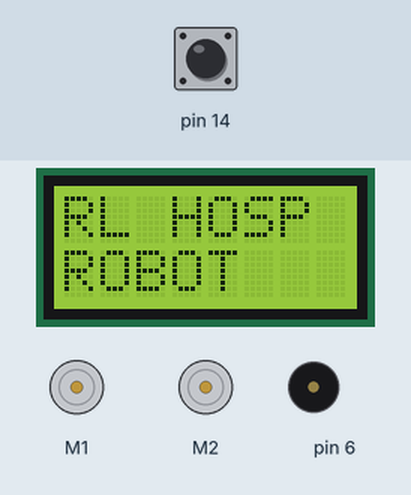
This sketch was run on a simulated Arduino Leonardo, built with avr-gcc and run on an emulated ATmega32U4. Shown: 8×2 character LCD, 2 × DC motor (green arrow = forward, orange = backward, longer = faster), buzzer (waves = sounding). The inputs (shaded band) are chosen by the test bench; at power-on: pin 14 HIGH. Random numbers use the default seed unless the sketch sets one; what the sketch prints to the serial monitor is not drawn.

Above: at 0.8 s.
0.9 s: pin 14 pulled LOW for 0.15 s
At 1.8 s:
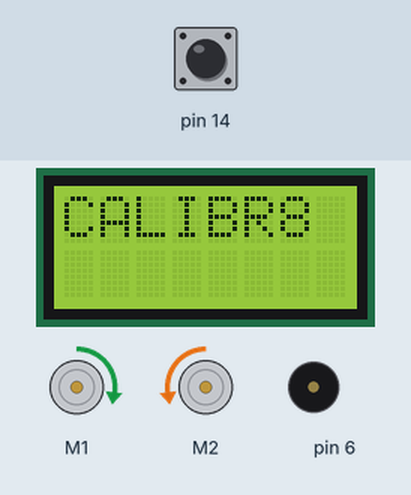
4.0 s: pin 14 pulled LOW for 1 s
At 10.3 s:
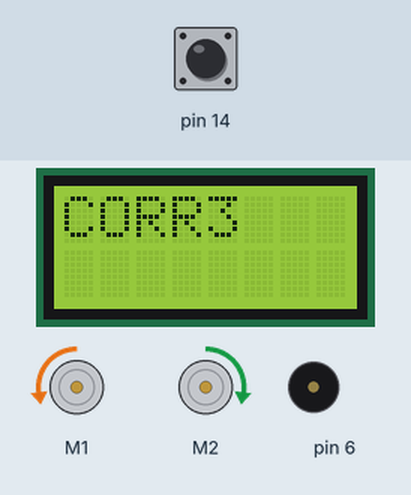
10.5 s: pin 14 pulled LOW for 3.2 s
At 14.2 s:
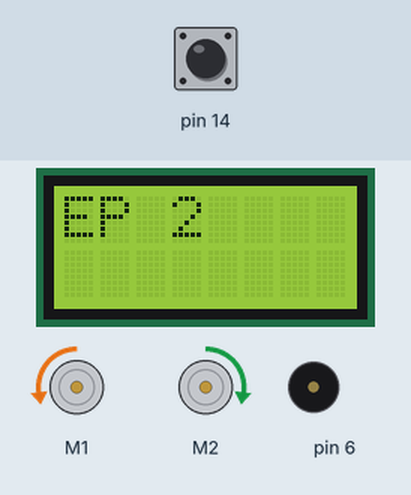
Timing chart, 0 to 23.1 s (numbered marks = the images above; inputs shaded):
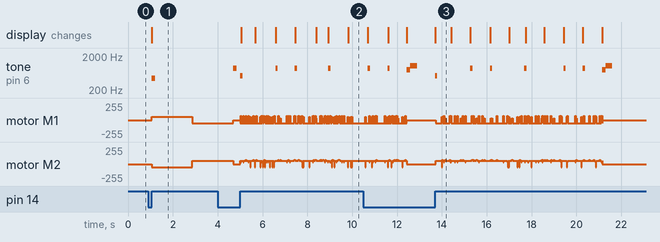

The sketch:

rl_hospital_robot_optimized.ino
```cpp
/*
 * ============================================================================
 * REINFORCEMENT LEARNING HOSPITAL ROBOT - MEMORY OPTIMIZED
 * Infinity Track with Q-Learning for ATmega32U4 (2.5KB RAM)
 * ============================================================================
 *
 * PARADIGM: LLM-to-Real (Large Language Model to Real Hardware)
 *
 * INFINITY TRACK HOSPITAL MAPPING:
 *
 *         LEFT LOOP                    RIGHT LOOP
 *       (Patient Wing)              (Services Wing)
 *
 *          [PT2]                       [RAD]
 *           ___                         ___
 *          /   \                       /   \
 *   [PT1] /     \                     /     \ [PHRM]
 *         \      \                   /      /
 *          \______\____[NS]________/______/
 *                   (CENTER X)
 *                       |
 *                    [START]
 *
 * Segments: 0=Start, 1=Corridor, 2=PT1, 3=PT2, 4=Corridor,
 *           5=NurseStation, 6=Corridor, 7=Pharmacy, 8=Radiology, 9=Corridor
 *
 * ============================================================================
 */

#include <Zumo32U4.h>

// Hardware (no Wire.h needed - Zumo32U4.h handles it)
Zumo32U4Motors motors;
Zumo32U4Buzzer buzzer;
Zumo32U4LCD lcd;
Zumo32U4LineSensors lineSensors;
Zumo32U4Encoders encoders;
Zumo32U4ButtonA buttonA;

// Line sensors
#define NUM_SENSORS 5
uint16_t sensorVals[NUM_SENSORS];

// ==================== Q-LEARNING (Memory Optimized) ====================
// Reduced state space: 8 line states x 10 segments = 80 states
#define NUM_LINE_STATES 8    // Simplified: left/center/right + lost
#define NUM_SEGMENTS 10
#define NUM_ACTIONS 5
#define Q_TABLE_SIZE 80      // Reduced - only store visited states

// Q-table: 80 states x 5 actions = 400 bytes (using int8_t)
int8_t Q[Q_TABLE_SIZE][NUM_ACTIONS];

// Action speeds [left, right]
const int8_t ACTIONS[NUM_ACTIONS][2] PROGMEM = {
  {-80, 80},    // 0: Hard Left
  {40, 100},    // 1: Soft Left
  {100, 100},   // 2: Straight
  {100, 40},    // 3: Soft Right
  {80, -80}     // 4: Hard Right
};

// Learning parameters (scaled integers to save memory)
uint8_t alpha = 38;      // 0.15 * 255
uint8_t gamma_d = 242;   // 0.95 * 255
uint8_t epsilon = 77;    // 0.30 * 255
const uint8_t EPS_MIN = 13;   // 0.05 * 255
const uint8_t EPS_DECAY = 253; // 0.995 * 255

// ==================== POSITION TRACKING ====================
// Segment distances (encoder ticks) - stored in PROGMEM
const uint16_t SEG_DIST[NUM_SEGMENTS] PROGMEM = {
  0, 600, 1400, 2200, 3000, 3600, 4400, 5200, 6000, 6800
};

// ==================== STATE VARIABLES ====================
uint8_t curSegment = 0;
uint8_t curLineState = 0;
uint8_t curAction = 2;
uint16_t totalDist = 0;
int16_t episodeReward = 0;
int16_t bestReward = -1000;
uint8_t episode = 0;
uint8_t tasksComplete = 0;
uint8_t taskFlags = 0;  // Bit flags for 5 tasks
bool running = false;
bool calibrated = false;
uint8_t crossings = 0;
unsigned long startTime = 0;

// Metrics
uint16_t centered = 0;
uint16_t readings = 0;

// ==================== LOCATION NAMES IN PROGMEM ====================
const char L0[] PROGMEM = "START";
const char L1[] PROGMEM = "CORR1";
const char L2[] PROGMEM = "PT_RM1";
const char L3[] PROGMEM = "PT_RM2";
const char L4[] PROGMEM = "CORR2";
const char L5[] PROGMEM = "NURSE";
const char L6[] PROGMEM = "CORR3";
const char L7[] PROGMEM = "PHARM";
const char L8[] PROGMEM = "RADIO";
const char L9[] PROGMEM = "CORR4";

const char* const LOC_NAMES[] PROGMEM = {L0,L1,L2,L3,L4,L5,L6,L7,L8,L9};

// Task locations: PT1=2, PT2=3, NURSE=5, PHARM=7, RAD=8
const uint8_t TASK_LOCS[] PROGMEM = {5, 2, 3, 7, 8};

// ==================== SETUP ====================
void setup() {
  Serial.begin(9600);
  lineSensors.initFiveSensors();

  // Initialize Q-table to zero
  memset(Q, 0, sizeof(Q));

  lcd.clear();
  lcd.print(F("RL HOSP"));
  lcd.gotoXY(0, 1);
  lcd.print(F("ROBOT"));

  Serial.println(F("=== RL HOSPITAL ROBOT ==="));
  Serial.println(F("Paradigm: LLM-to-Real"));
  Serial.println(F("Press A to calibrate"));

  buttonA.waitForButton();
  calibrate();

  Serial.println(F("Press A to start"));
  buttonA.waitForButton();
  startEpisode();
}

// ==================== MAIN LOOP ====================
void loop() {
  if (!running) return;

  // 1. Read state
  readSensors();
  updatePosition();
  uint8_t state = encodeState();

  // 2. Select action (epsilon-greedy)
  curAction = selectAction(state);

  // 3. Execute action
  int8_t lSpd = pgm_read_byte(&ACTIONS[curAction][0]);
  int8_t rSpd = pgm_read_byte(&ACTIONS[curAction][1]);
  motors.setSpeeds(lSpd, rSpd);

  // 4. Calculate reward
  int8_t reward = calcReward();
  episodeReward += reward;

  // 5. Update Q-table
  uint8_t nextState = encodeState();
  updateQ(state, curAction, reward, nextState);

  // 6. Check waypoints
  checkWaypoints();

  // 7. Output metrics (every 500ms)
  static unsigned long lastOut = 0;
  if (millis() - lastOut > 500) {
    outputMetrics();
    lastOut = millis();
  }

  // 8. Check episode end
  if (checkEnd()) {
    endEpisode();
  }

  delay(20);
}

// ==================== CALIBRATION ====================
void calibrate() {
  Serial.println(F("[CAL] Sweep over line..."));
  lcd.clear();
  lcd.print(F("CALIBR8"));
  buzzer.playFrequency(440, 150, 10);

  for (uint8_t i = 0; i < 80; i++) {
    motors.setSpeeds(i < 40 ? 80 : -80, i < 40 ? -80 : 80);
    lineSensors.calibrate();
    delay(20);
  }
  motors.setSpeeds(0, 0);

  calibrated = true;
  buzzer.playFrequency(880, 150, 10);
  Serial.println(F("[CAL] Done!"));
}

// ==================== SENSOR READING ====================
void readSensors() {
  lineSensors.readCalibrated(sensorVals);

  // Simplified line state (0-7)
  // 0=lost, 1=far left, 2=left, 3=slight left,
  // 4=center, 5=slight right, 6=right, 7=far right

  uint8_t bits = 0;
  for (uint8_t i = 0; i < NUM_SENSORS; i++) {
    if (sensorVals[i] > 500) bits |= (1 << (4 - i));
  }

  // Map 5-bit to 3-bit state
  if (bits == 0) curLineState = 0;           // Lost
  else if (bits & 0b00100) curLineState = 4; // Center
  else if (bits & 0b01000) curLineState = 3; // Slight left
  else if (bits & 0b00010) curLineState = 5; // Slight right
  else if (bits & 0b10000) curLineState = 2; // Left
  else if (bits & 0b00001) curLineState = 6; // Right
  else if (bits == 0b11111) {
    curLineState = 4;  // Crossing
    if (millis() - startTime > 2000) crossings++;
  }
  else curLineState = 4;

  readings++;
  if (curLineState >= 3 && curLineState <= 5) centered++;
}

// ==================== POSITION TRACKING ====================
void updatePosition() {
  int16_t l = encoders.getCountsAndResetLeft();
  int16_t r = encoders.getCountsAndResetRight();
  totalDist += (abs(l) + abs(r)) / 2;

  // Determine segment
  for (int8_t i = NUM_SEGMENTS - 1; i >= 0; i--) {
    if (totalDist >= pgm_read_word(&SEG_DIST[i])) {
      if (curSegment != i) {
        curSegment = i;
        // Print location name from PROGMEM
        char buf[8];
        strcpy_P(buf, (char*)pgm_read_ptr(&LOC_NAMES[i]));
        Serial.print(F("[SEG] "));
        Serial.println(buf);
        lcd.clear();
        lcd.print(buf);
      }
      break;
    }
  }
}

// ==================== Q-LEARNING ====================
uint8_t encodeState() {
  return curSegment * NUM_LINE_STATES + curLineState;
}

uint8_t selectAction(uint8_t state) {
  // Epsilon-greedy
  if (random(255) < epsilon) {
    return random(NUM_ACTIONS);  // Explore
  }

  // Exploit: find best action
  int8_t bestVal = -128;
  uint8_t bestAct = 2;
  for (uint8_t a = 0; a < NUM_ACTIONS; a++) {
    if (Q[state][a] > bestVal) {
      bestVal = Q[state][a];
      bestAct = a;
    }
  }
  return bestAct;
}

void updateQ(uint8_t s, uint8_t a, int8_t r, uint8_t s2) {
  // Find max Q(s',a')
  int8_t maxNext = -128;
  for (uint8_t i = 0; i < NUM_ACTIONS; i++) {
    if (Q[s2][i] > maxNext) maxNext = Q[s2][i];
  }

  // Q-learning update (integer math)
  int16_t target = r + ((int16_t)gamma_d * maxNext / 255);
  int16_t delta = target - Q[s][a];
  int16_t update = (int16_t)alpha * delta / 255;

  int16_t newQ = Q[s][a] + update;
  if (newQ > 127) newQ = 127;
  if (newQ < -128) newQ = -128;
  Q[s][a] = (int8_t)newQ;
}

int8_t calcReward() {
  int8_t r = 0;

  // Line following
  if (curLineState == 4) r += 3;        // Centered
  else if (curLineState == 3 || curLineState == 5) r += 1;  // Slight off
  else if (curLineState == 0) r -= 10;  // Lost
  else r -= 1;  // Off center

  // Crossing bonus
  if (curLineState == 4 && curSegment == 5) r += 5;

  // Time penalty
  r -= 1;

  return r;
}

// ==================== WAYPOINTS ====================
void checkWaypoints() {
  for (uint8_t i = 0; i < 5; i++) {
    uint8_t loc = pgm_read_byte(&TASK_LOCS[i]);
    if (curSegment == loc && !(taskFlags & (1 << i))) {
      taskFlags |= (1 << i);
      tasksComplete++;
      episodeReward += 30;

      Serial.print(F("[TASK] Complete #"));
      Serial.println(i + 1);

      buzzer.playFrequency(880, 100, 10);

      lcd.gotoXY(0, 1);
      lcd.print(F("TASK "));
      lcd.print(tasksComplete);
      lcd.print(F("/5"));
    }
  }
}

// ==================== EPISODE MANAGEMENT ====================
void startEpisode() {
  episode++;
  episodeReward = 0;
  totalDist = 0;
  curSegment = 0;
  tasksComplete = 0;
  taskFlags = 0;
  crossings = 0;
  centered = 0;
  readings = 0;
  startTime = millis();

  encoders.getCountsAndResetLeft();
  encoders.getCountsAndResetRight();

  running = true;

  Serial.println();
  Serial.print(F("=== EPISODE "));
  Serial.print(episode);
  Serial.println(F(" ==="));

  lcd.clear();
  lcd.print(F("EP "));
  lcd.print(episode);

  buzzer.playFrequency(523, 100, 10);
}

bool checkEnd() {
  // Time limit 45s
  if (millis() - startTime > 45000) {
    Serial.println(F("[END] Timeout"));
    return true;
  }

  // All tasks + returned
  if (tasksComplete >= 5 && curSegment >= 9) {
    Serial.println(F("[END] Complete!"));
    return true;
  }

  // Lost too long
  static uint16_t lostCount = 0;
  if (curLineState == 0) {
    lostCount++;
    if (lostCount > 100) {
      Serial.println(F("[END] Lost"));
      return true;
    }
  } else {
    lostCount = 0;
  }

  return false;
}

void endEpisode() {
  motors.setSpeeds(0, 0);
  running = false;

  // Decay epsilon
  epsilon = (uint16_t)epsilon * EPS_DECAY / 255;
  if (epsilon < EPS_MIN) epsilon = EPS_MIN;

  // Update best
  if (episodeReward > bestReward) bestReward = episodeReward;

  // Summary
  uint8_t lfa = readings > 0 ? (uint16_t)centered * 100 / readings : 0;
  uint8_t tcr = tasksComplete * 20;  // *100/5

  Serial.println();
  Serial.println(F("=== EPISODE SUMMARY ==="));
  Serial.print(F("Tasks: "));
  Serial.print(tasksComplete);
  Serial.println(F("/5"));
  Serial.print(F("TCR: "));
  Serial.print(tcr);
  Serial.println(F("%"));
  Serial.print(F("LFA: "));
  Serial.print(lfa);
  Serial.println(F("%"));
  Serial.print(F("Reward: "));
  Serial.println(episodeReward);
  Serial.print(F("Best: "));
  Serial.println(bestReward);
  Serial.print(F("Epsilon: "));
  Serial.println(epsilon * 100 / 255);
  Serial.println(F("======================="));

  lcd.clear();
  lcd.print(F("TCR:"));
  lcd.print(tcr);
  lcd.print(F("%"));
  lcd.gotoXY(0, 1);
  lcd.print(F("R:"));
  lcd.print(episodeReward);

  buzzer.playFrequency(784, 200, 10);
  delay(150);
  buzzer.playFrequency(1047, 300, 10);

  Serial.println(F("Press A for next EP"));
  buttonA.waitForButton();
  startEpisode();
}

// ==================== METRICS OUTPUT ====================
void outputMetrics() {
  uint8_t lfa = readings > 0 ? (uint16_t)centered * 100 / readings : 0;
  uint8_t tcr = tasksComplete * 20;

  // Format for video overlay parsing
  Serial.print(F("@OVR|LOC:"));
  char buf[8];
  strcpy_P(buf, (char*)pgm_read_ptr(&LOC_NAMES[curSegment]));
  Serial.print(buf);
  Serial.print(F("|TCR:"));
  Serial.print(tcr);
  Serial.print(F("%|LFA:"));
  Serial.print(lfa);
  Serial.print(F("%|R:"));
  Serial.print(episodeReward);
  Serial.print(F("/"));
  Serial.print(bestReward);
  Serial.print(F("|EPS:"));
  Serial.print(epsilon * 100 / 255);
  Serial.print(F("%|T:"));
  Serial.print(tasksComplete);
  Serial.println(F("/5"));
}
```

Measured:
- after the input at 0.9 s, tone on pin 6: silent → 440 Hz after 0.16 s, → silent 0.15 s later; motor M1: stopped → forward 51/255 after 0.16 s, → backward 51/255 1.8 s later; motor M2: stopped → backward 51/255 after 0.16 s, → forward 51/255 1.8 s later; the display: changes after 0.16 s (image 1)
- after the input at 4.0 s, the display: first changes after 1.1 s (image 2 shows a later state)
